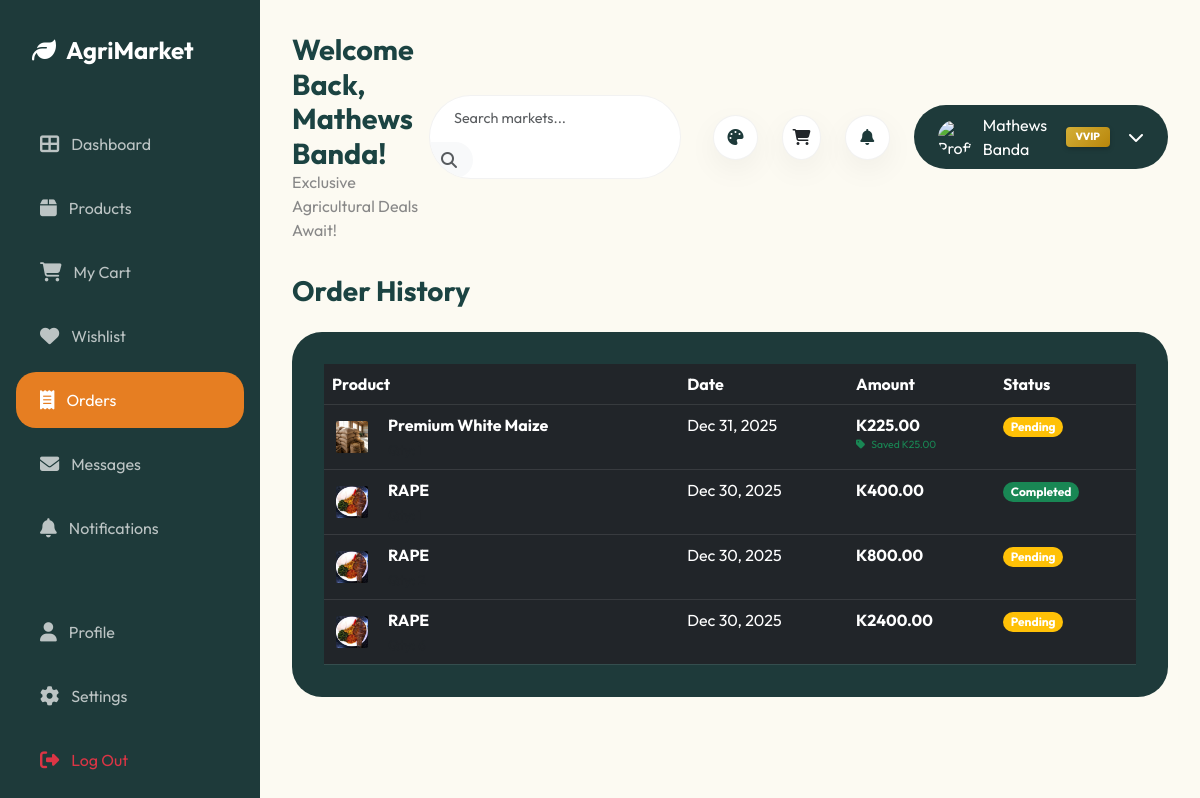
Page /orders.php (signed in) on the committed database.
### tables this page shows
CREATE TABLE `order_items` (
  `id` int(11) NOT NULL,
  `order_id` int(11) NOT NULL,
  `product_id` int(11) NOT NULL,
  `quantity` int(11) NOT NULL,
  `price` decimal(10,2) NOT NULL
);

CREATE TABLE `products` (
  `id` int(11) NOT NULL,
  `farmer_id` int(11) NOT NULL,
  `category_id` int(11) NOT NULL,
  `name` varchar(100) NOT NULL,
  `description` text DEFAULT NULL,
  `price` decimal(10,2) NOT NULL,
  `quantity` int(11) NOT NULL,
  `unit` varchar(20) DEFAULT 'unit',
  `image` varchar(255) DEFAULT NULL,
  `status` enum('active','sold_out','moderated') DEFAULT 'active',
  `created_at` timestamp NOT NULL DEFAULT current_timestamp(),
  `is_auction` tinyint(1) DEFAULT 0,
  `starting_bid` decimal(10,2) DEFAULT 0.00,
  `current_bid` decimal(10,2) DEFAULT 0.00,
  `auction_end` timestamp NULL DEFAULT NULL,
  `location_lat` decimal(10,8) DEFAULT NULL,
  `location_lng` decimal(11,8) DEFAULT NULL,
  `video_url` varchar(255) DEFAULT NULL
);

CREATE TABLE `orders` (
  `id` int(11) NOT NULL,
  `buyer_id` int(11) NOT NULL,
  `total_amount` decimal(10,2) NOT NULL,
  `status` enum('pending','confirmed','completed','cancelled') DEFAULT 'pending',
  `created_at` timestamp NOT NULL DEFAULT current_timestamp(),
  `discount_amount` decimal(10,2) DEFAULT 0.00
);

### orders.php (the view, shortened to what this page needs)
<?php
include 'includes/header.inc.php';
include 'config.php';
$role = $_SESSION['role'];
$user_id = $_SESSION['user_id'];
if ($role == 'buyer') {
    $stmt = $pdo->prepare("SELECT o.*, oi.quantity, oi.price, p.name as product_name, p.image
                           FROM orders o
                           JOIN order_items oi ON o.id = oi.order_id
                           JOIN products p ON oi.product_id = p.id
                           WHERE o.buyer_id = ? ORDER BY o.created_at DESC");
    $stmt->execute([$user_id]);
}
$orders = $stmt->fetchAll();
?>
<div class="d-flex">
    <?php include 'includes/sidebar.php'; ?>
    <div class="main-content w-100">
        <?php include 'includes/topbar.php'; ?>
        <div class="container-fluid p-0 animate-fade">
            <h3 class="fw-bold mb-4">Order History</h3>
            <div class="stats-card">
                <div class="table-responsive">
                    <table class="table table-dark table-hover mb-0" style="background: transparent;">
                        <thead>
                            <tr>
                                <th>Product</th>
                                <th><?php echo $role == 'farmer' ? 'Buyer' : 'Date'; ?></th>
                                <th>Amount</th>
                                <th>Status</th>
                            </tr>
                        </thead>
                        <tbody>
                            <?php foreach ($orders as $order): ?>
                                <tr style="border-bottom: 1px solid rgba(255,255,255,0.1);">
                                    <td>
                                        <div class="d-flex align-items-center">
                                            <img src="<?php echo $order['image'] ? 'uploads/products/' . $order['image'] : 'https://via.placeholder.com/40'; ?>" class="rounded p-1 me-3" style="width: 40px; height: 40px; object-fit: cover;">
                                            <div>
                                                <div class="fw-bold"><?php echo $order['product_name']; ?></div>
                                                <small class="text-muted">Qty: <?php echo $order['quantity']; ?></small>
                                            </div>
                                        </div>
                                    </td>
                                    <td>
                                        <?php if ($role == 'farmer'): ?>
                                            <?php echo $order['buyer_name']; ?>
                                        <?php else: ?>
                                            <?php echo date('M d, Y', strtotime($order['created_at'])); ?>
                                        <?php endif; ?>
                                    </td>
                                    <td>
                                        <div class="fw-bold">K<?php echo $order['total_amount']; ?></div>
                                        <?php if (isset($order['discount_amount']) && $order['discount_amount'] > 0): ?>
                                            <div class="text-success small" style="font-size: 0.65rem;"><i class="fas fa-tag me-1"></i> Saved K<?php echo $order['discount_amount']; ?></div>
                                        <?php endif; ?>
                                    </td>
                                    <td>
                                        <?php
                                            $badge_class = 'secondary';
                                            if ($order['status'] == 'completed') $badge_class = 'success';
                                            if ($order['status'] == 'pending') $badge_class = 'warning';
                                        ?>
                                        <span class="badge bg-<?php echo $badge_class; ?> rounded-pill"><?php echo ucfirst($order['status']); ?></span>
                                    </td>
                                </tr>
                            <?php endforeach; ?>
                        </tbody>
                    </table>
                </div>
            </div>
        </div>
    </div>
</div>
</body>
</html>

### assets/css/style.css (style rules this page uses)
:root { --primary-teal: #1e3a3a; --secondary-teal: #1b4342; --accent-orange: #e67e22; --dark-orange: #d35400; --bg-cream: #fcfaf2; --text-dark: #1b4342; --text-light: #ffffff; --text-muted: #888888; --card-bg: #ffffff; --sidebar-width: 260px; --border-radius: 20px; --soft-shadow: 0 10px 30px rgba(0, 0, 0, 0.05); --border-color: rgba(0, 0, 0, 0.05); --input-bg: #ffffff; }
body { font-family: 'Outfit', sans-serif; background-color: var(--bg-cream); color: var(--text-dark); margin: 0; overflow-x: hidden; }
.main-content { margin-left: var(--sidebar-width); padding: 2rem; min-height: 100vh; }
.stats-card { background-color: var(--primary-teal); color: white; border-radius: 30px; padding: 2rem; height: 100%; }
.animate-fade { animation: fadeIn 0.5s ease forwards; }

### rows in the picture
order_items: product.image (picture), product.name "Premium White Maize", order.created_at "Dec 31, 2025", order.total_amount "225.00", order.discount_amount "25.00", order.status "Pending"
order_items: product.image (picture), product.name "RAPE", order.created_at "Dec 30, 2025", order.total_amount "400.00", order.status "Completed"
order_items: product.image (picture), product.name "RAPE", order.created_at "Dec 30, 2025", order.total_amount "800.00", order.status "Pending"
order_items: product.image (picture), product.name "RAPE", order.created_at "Dec 30, 2025", order.total_amount "2400.00", order.status "Pending"

### other values in the picture
$_SESSION['full_name'] "Mathews Banda"
